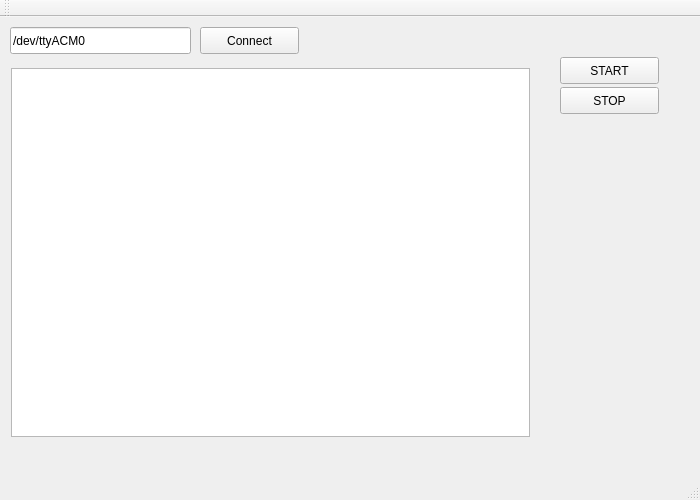
<?xml version="1.0" encoding="UTF-8"?>
<ui version="4.0">
 <class>MainWindow</class>
 <widget class="QMainWindow" name="MainWindow">
  <property name="geometry">
   <rect>
    <x>0</x>
    <y>0</y>
    <width>700</width>
    <height>500</height>
   </rect>
  </property>
  <property name="windowTitle">
   <string>MainWindow</string>
  </property>
  <widget class="QWidget" name="centralWidget">
   <widget class="QLineEdit" name="controlDeviceLineEdit">
    <property name="geometry">
     <rect>
      <x>10</x>
      <y>10</y>
      <width>181</width>
      <height>27</height>
     </rect>
    </property>
    <property name="text">
     <string>/dev/ttyACM0</string>
    </property>
   </widget>
   <widget class="QPushButton" name="connectButton">
    <property name="geometry">
     <rect>
      <x>200</x>
      <y>10</y>
      <width>99</width>
      <height>27</height>
     </rect>
    </property>
    <property name="text">
     <string>Connect</string>
    </property>
   </widget>
   <widget class="QWidget" name="widget" native="true">
    <property name="geometry">
     <rect>
      <x>0</x>
      <y>40</y>
      <width>541</width>
      <height>391</height>
     </rect>
    </property>
    <layout class="QHBoxLayout" name="horizontalLayout">
     <item>
      <widget class="QGraphicsView" name="graphicsView"/>
     </item>
    </layout>
   </widget>
   <widget class="QPushButton" name="startButton">
    <property name="geometry">
     <rect>
      <x>560</x>
      <y>40</y>
      <width>99</width>
      <height>27</height>
     </rect>
    </property>
    <property name="text">
     <string>START</string>
    </property>
   </widget>
   <widget class="QPushButton" name="stopButton">
    <property name="geometry">
     <rect>
      <x>560</x>
      <y>70</y>
      <width>99</width>
      <height>27</height>
     </rect>
    </property>
    <property name="text">
     <string>STOP</string>
    </property>
   </widget>
  </widget>
  <widget class="QMenuBar" name="menuBar">
   <property name="geometry">
    <rect>
     <x>0</x>
     <y>0</y>
     <width>700</width>
     <height>25</height>
    </rect>
   </property>
  </widget>
  <widget class="QToolBar" name="mainToolBar">
   <attribute name="toolBarArea">
    <enum>TopToolBarArea</enum>
   </attribute>
   <attribute name="toolBarBreak">
    <bool>false</bool>
   </attribute>
  </widget>
  <widget class="QStatusBar" name="statusBar"/>
 </widget>
 <layoutdefault spacing="6" margin="11"/>
 <resources/>
 <connections/>
</ui>
